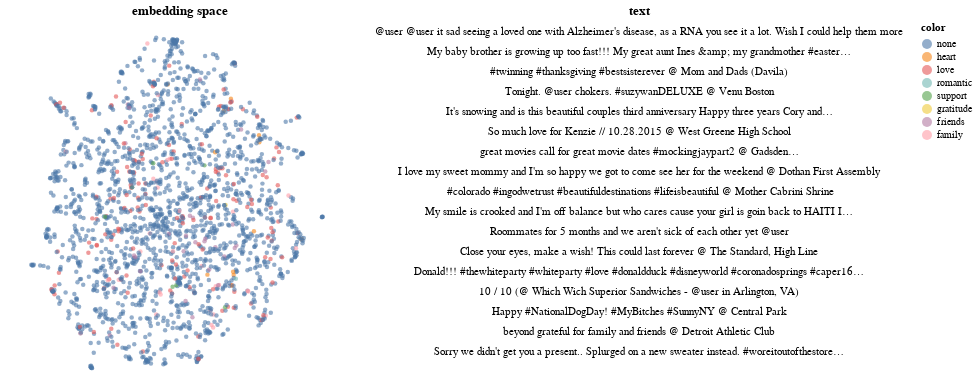

The code cell stored with this chart in its notebook:
### Markdown cell above
Adding colours to the classes to see embedding space

### Code cell
plot_text(X, sampled_texts, color_words=["heart", "love", "affection", "romantic", "support", "gratitude", "friends", "family"])

### Figure 1 — Vega-Lite specification as saved in the notebook (floating-point values rounded to 4 significant figures; data arrays with more than 128 entries replaced by an {"elided": "..."} marker saying what was removed)
{"config": {"view": {"continuousWidth": 400, "continuousHeight": 300, "strokeWidth": 0}, "axis": {"grid": false}}, "hconcat": [{"mark": {"type": "circle", "opacity": 0.6, "size": 20}, "encoding": {"color": {"field": "color", "sort": ["none", "heart", "love", "affection", "romantic", "support", "gratitude", "friends", "family"], "type": "nominal"}, "tooltip": [{"field": "text", "type": "nominal"}], "x": {"axis": null, "field": "x1", "scale": {"zero": false}, "type": "quantitative"}, "y": {"axis": null, "field": "x2", "scale": {"zero": false}, "type": "quantitative"}}, "height": 350, "selection": {"selector003": {"type": "interval"}}, "title": "embedding space", "width": 350}, {"mark": "text", "encoding": {"text": {"field": "trunc_text", "type": "nominal"}, "x": {"axis": null, "field": "r", "type": "quantitative"}, "y": {"axis": null, "field": "row_number", "type": "ordinal"}}, "title": "text", "transform": [{"window": [{"op": "row_number", "field": "", "as": "row_number"}]}, {"filter": {"selection": "selector003"}}, {"window": [{"op": "rank", "field": "row_number", "as": "rank"}]}, {"filter": "(datum.rank < 18)"}]}], "data": {"name": "data-8115a2646f2158bce4a0c156a66f62b1"}, "$schema": "https://vega.github.io/schema/vega-lite/v4.17.0.json", "datasets": {"data-8115a2646f2158bce4a0c156a66f62b1": {"elided": "2000 records"}}}
